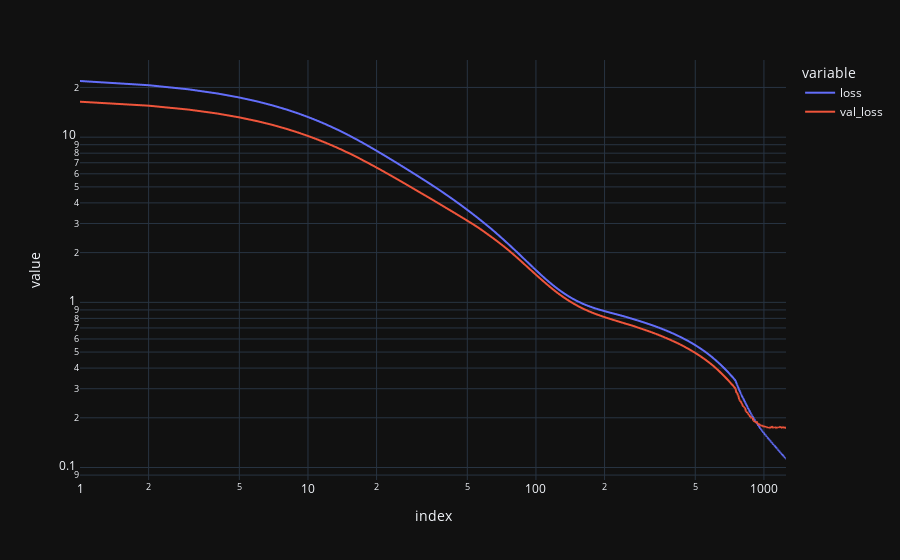
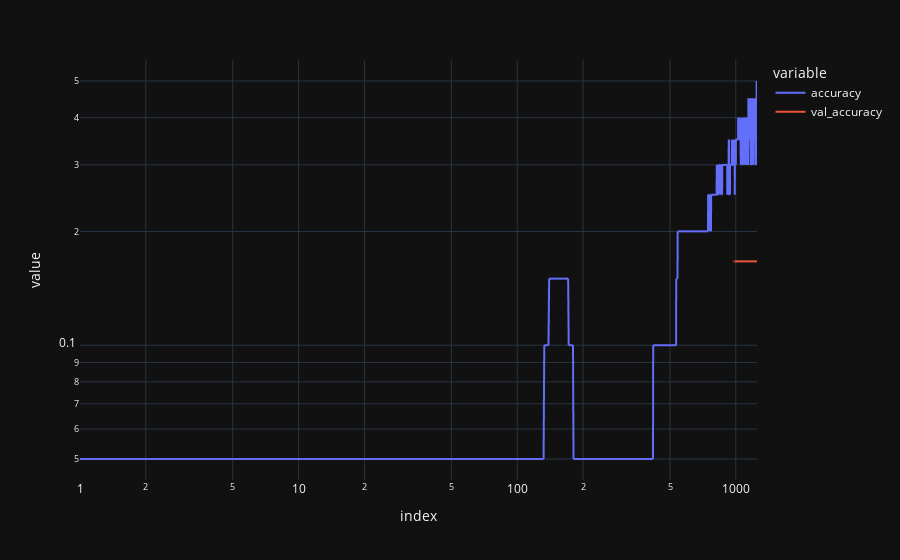

Write notebook code for charts like these, in order.
### Code cell
px.line(history, y=['loss', 'val_loss'], log_y=True, log_x=True).show()
px.line(history, y=['accuracy', 'val_accuracy'], log_y=True, log_x=True).show()

### Figure 1 — Plotly figure (JSON) as saved in the notebook; plotly's stock layout.template omitted (floating-point values rounded to 4 significant figures; data arrays with more than 128 entries replaced by an {"elided": "..."} marker saying what was removed)
{"data": [{"hovertemplate": "variable=loss<br>index=%{x}<br>value=%{y}<extra></extra>", "legendgroup": "loss", "line": {"color": "#636efa", "dash": "solid"}, "marker": {"symbol": "circle"}, "mode": "lines", "name": "loss", "showlegend": true, "x": {"elided": "1251 int values"}, "xaxis": "x", "y": {"elided": "1251 float values"}, "yaxis": "y", "type": "scattergl"}, {"hovertemplate": "variable=val_loss<br>index=%{x}<br>value=%{y}<extra></extra>", "legendgroup": "val_loss", "line": {"color": "#EF553B", "dash": "solid"}, "marker": {"symbol": "circle"}, "mode": "lines", "name": "val_loss", "showlegend": true, "x": {"elided": "1251 int values"}, "xaxis": "x", "y": {"elided": "1251 float values"}, "yaxis": "y", "type": "scattergl"}], "layout": {"xaxis": {"anchor": "y", "domain": [0.0, 1.0], "title": {"text": "index"}, "type": "log"}, "yaxis": {"anchor": "x", "domain": [0.0, 1.0], "title": {"text": "value"}, "type": "log"}, "legend": {"title": {"text": "variable"}, "tracegroupgap": 0}, "margin": {"t": 60}}}

### Figure 2 — Plotly figure (JSON) as saved in the notebook; plotly's stock layout.template omitted (floating-point values rounded to 4 significant figures; data arrays with more than 128 entries replaced by an {"elided": "..."} marker saying what was removed)
{"data": [{"hovertemplate": "variable=accuracy<br>index=%{x}<br>value=%{y}<extra></extra>", "legendgroup": "accuracy", "line": {"color": "#636efa", "dash": "solid"}, "marker": {"symbol": "circle"}, "mode": "lines", "name": "accuracy", "showlegend": true, "x": {"elided": "1251 int values"}, "xaxis": "x", "y": {"elided": "1251 float values"}, "yaxis": "y", "type": "scattergl"}, {"hovertemplate": "variable=val_accuracy<br>index=%{x}<br>value=%{y}<extra></extra>", "legendgroup": "val_accuracy", "line": {"color": "#EF553B", "dash": "solid"}, "marker": {"symbol": "circle"}, "mode": "lines", "name": "val_accuracy", "showlegend": true, "x": {"elided": "1251 int values"}, "xaxis": "x", "y": {"elided": "1251 float values"}, "yaxis": "y", "type": "scattergl"}], "layout": {"xaxis": {"anchor": "y", "domain": [0.0, 1.0], "title": {"text": "index"}, "type": "log"}, "yaxis": {"anchor": "x", "domain": [0.0, 1.0], "title": {"text": "value"}, "type": "log"}, "legend": {"title": {"text": "variable"}, "tracegroupgap": 0}, "margin": {"t": 60}}}
